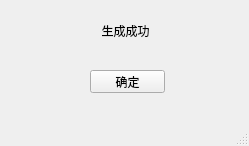
<?xml version="1.0" encoding="UTF-8"?>
<ui version="4.0">
 <class>MainWindow</class>
 <widget class="QMainWindow" name="MainWindow">
  <property name="geometry">
   <rect>
    <x>0</x>
    <y>0</y>
    <width>249</width>
    <height>146</height>
   </rect>
  </property>
  <property name="windowTitle">
   <string>MainWindow</string>
  </property>
  <widget class="QWidget" name="centralwidget">
   <widget class="QPushButton" name="pushButton">
    <property name="geometry">
     <rect>
      <x>90</x>
      <y>70</y>
      <width>75</width>
      <height>23</height>
     </rect>
    </property>
    <property name="text">
     <string>确定</string>
    </property>
   </widget>
   <widget class="QLabel" name="label">
    <property name="geometry">
     <rect>
      <x>30</x>
      <y>10</y>
      <width>191</width>
      <height>41</height>
     </rect>
    </property>
    <property name="text">
     <string>生成成功</string>
    </property>
    <property name="alignment">
     <set>Qt::AlignCenter</set>
    </property>
   </widget>
  </widget>
  <widget class="QMenuBar" name="menubar">
   <property name="geometry">
    <rect>
     <x>0</x>
     <y>0</y>
     <width>249</width>
     <height>22</height>
    </rect>
   </property>
  </widget>
  <widget class="QStatusBar" name="statusbar"/>
 </widget>
 <resources/>
 <connections/>
</ui>
